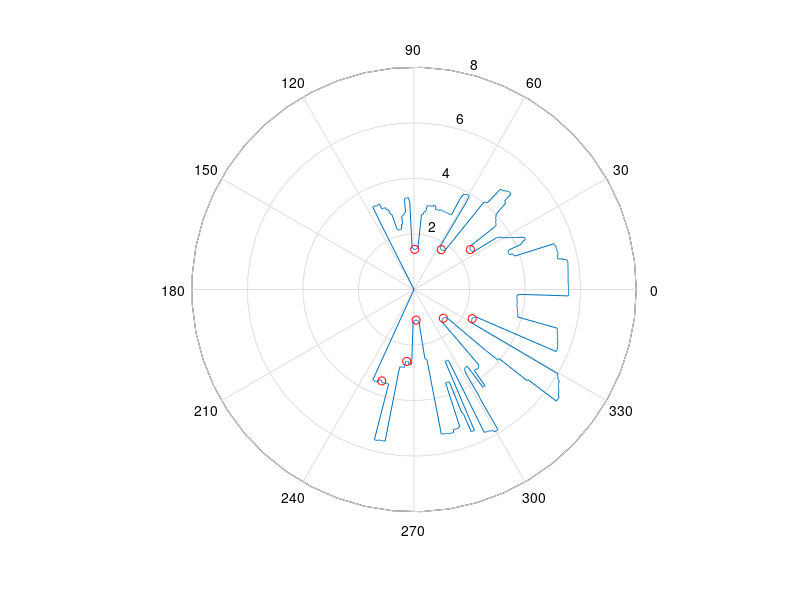

MATLAB code for this plot: (Note: this script raises an error after producing the figure.)
% stand alone testing script

load('scan_list.mat')

speed_max = 30/3.6;
speed_min = 5/3.6;
look_ahead = 2;
step_size = 0.1;
fs_dist = 1;
stop_dist = 0.5;
stop_fov = pi/2;
median_filter_size = 11;

dc_th = 0.5;
min_dist_th = 0.8;
max_dist_th = 1.2;

min_rad = 0.1;
max_rad = 0.3;

scan_size = 1081;
angle_min = -2.3562;
angle_max = 2.3562;
angle_inc = (angle_max-angle_min)/scan_size;
angle_min = angle_min + angle_inc;

for count = 1:size(scan_list,1)
    
    scan = scan_list(count,:);

    i=2;

    % median filtering

    scan = medfilt1(scan,median_filter_size);

    % obstacle generation
    
    obs_list = [];

    while i<scan_size

        start_idx = i;


        if abs(scan(i)-scan(i-1)) > dc_th
            i = i+1;

            while i<scan_size && abs(scan(i)-scan(i-1)) < dc_th
                i = i+1;
            end
            radius = sqrt(scan(start_idx)^2 + scan(i-1)^2 - 2*scan(start_idx)*scan(i-1)*cos(angle_inc*(start_idx-i+1)));

        else
            i = i+1;
            continue;
        end

        radius = radius/2;
        
        % radius filtering
        if radius>min_rad && radius<max_rad
            
            
            obs_list = [obs_list; scan(round((start_idx + i)/2))*cos((start_idx + i)/2*angle_inc+angle_min) ...
                                  scan(round((start_idx + i)/2))*sin((start_idx + i)/2*angle_inc+angle_min) ...
                                  radius];   

                 

            (start_idx + i)/2;
            radius;         
        end

    end

%     th = angle_min:angle_inc:angle_max;
%     
%     polar(th,scan);
%     hold on;
%     plot(obs_list(:,1),obs_list(:,2),'ro');
%     
%     waitforbuttonpress

    % distance filtering

    tmp_list = [];

    for i=1:size(obs_list,1)

        if abs(atan2(obs_list(i,2),obs_list(i,1)))>2*pi/3
            continue;
        end

        min_dist = 9999;
        for j=1:size(obs_list,1)
            if i==j
                continue;
            end

            dist = norm(obs_list(i,1:2) - obs_list(j,1:2));

            if dist<min_dist
                min_dist = dist;
            end  

            if dist < min_dist_th
                break;
            end
        end

        if min_dist > min_dist_th && min_dist < max_dist_th
            tmp_list = [tmp_list;obs_list(i,:)];
        end

    end

    obs_list = tmp_list;

    th = angle_min:angle_inc:angle_max;

    polar(th,scan);
    hold on;
    plot(obs_list(:,1),obs_list(:,2),'ro');
%     
%     waitforbuttonpress

    [g1,g2] = obs_filter(obs_list);

    plot(obs_list(g1',1),obs_list(g1',2),'bx');
    plot(obs_list(g2',1),obs_list(g2',2),'gx');
    % 
    %waitforbuttonpress;

    trajectory = trajectory_gen_r(obs_list,g1,g2,step_size);
    target = trajectory(1+look_ahead/step_size,:);

    hold on;

    plot(target(1),target(2),'rx');

    hold off;

    % vehicle controller

    steering_th = atan2(target(2),target(1))
    speed = max(speed_min,speed_max*cos(steering_th));

    target = trajectory(1+look_ahead/step_size,:);

    idx_fov = round(stop_fov/(angle_max-angle_min)*scan_size);

    idx_min = round((scan_size - idx_fov)/2);
    idx_max = idx_min + idx_fov;



    min_scan = 9999;
    for i=idx_min:idx_max

        if scan(i) < 0.02
            continue;
        end

        if(scan(i) < min_scan)
            min_scan = scan(i);
        end

    end

    min_scan;


    speed = min(speed_max,max(0,speed_max*(min_scan-stop_dist)/(fs_dist-stop_dist)))
    
    waitforbuttonpress
end